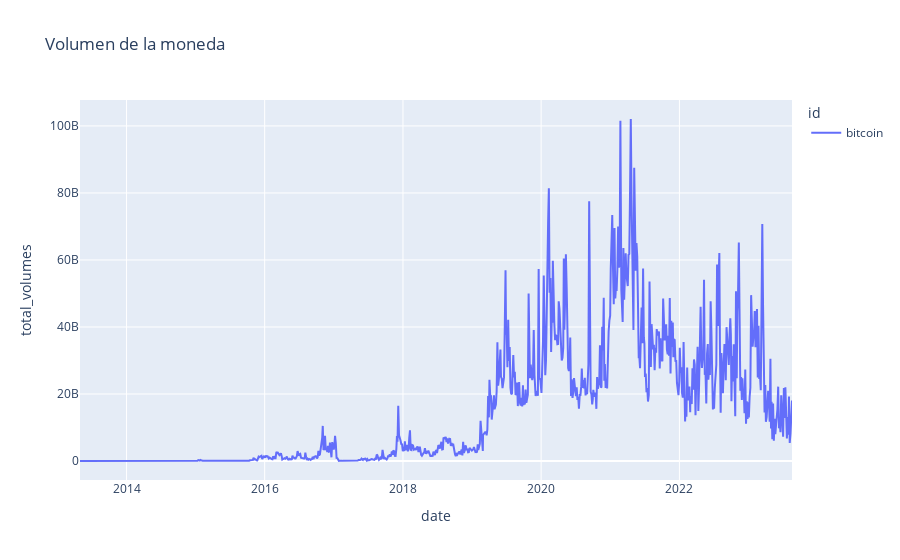

The notebook cell this image was saved under:
### Markdown cell above
se puede obserbar que las lineas son muy similares solo que el precio esta en miles y la capitalizacion del mercado esta en miles de millones

### Code cell
fig = px.line(bitcoin_df, x="date", y="total_volumes", color="id",
              title="Volumen de la moneda")

fig.show()

### Figure 1 — Plotly figure (JSON) as saved in the notebook; plotly's stock layout.template omitted (floating-point values rounded to 4 significant figures; data arrays with more than 128 entries replaced by an {"elided": "..."} marker saying what was removed)
{"data": [{"hovertemplate": "id=bitcoin<br>date=%{x}<br>total_volumes=%{y}<extra></extra>", "legendgroup": "bitcoin", "line": {"color": "#636efa", "dash": "solid"}, "marker": {"symbol": "circle"}, "mode": "lines", "name": "bitcoin", "orientation": "v", "showlegend": true, "type": "scatter", "x": {"elided": "982 str values"}, "xaxis": "x", "y": {"elided": "982 float values"}, "yaxis": "y"}], "layout": {"legend": {"title": {"text": "id"}, "tracegroupgap": 0}, "title": {"text": "Volumen de la moneda"}, "xaxis": {"anchor": "y", "domain": [0, 1], "title": {"text": "date"}}, "yaxis": {"anchor": "x", "domain": [0, 1], "title": {"text": "total_volumes"}}}}
